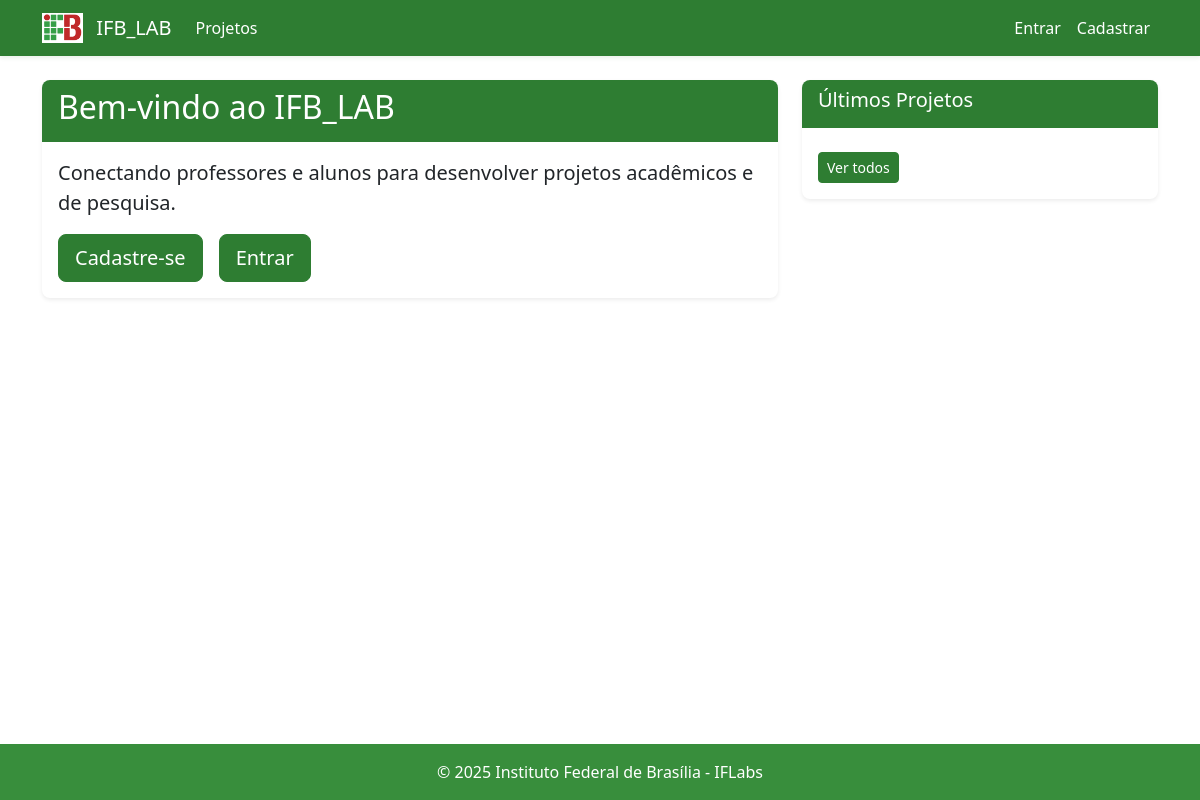
Before: / with the older database file.
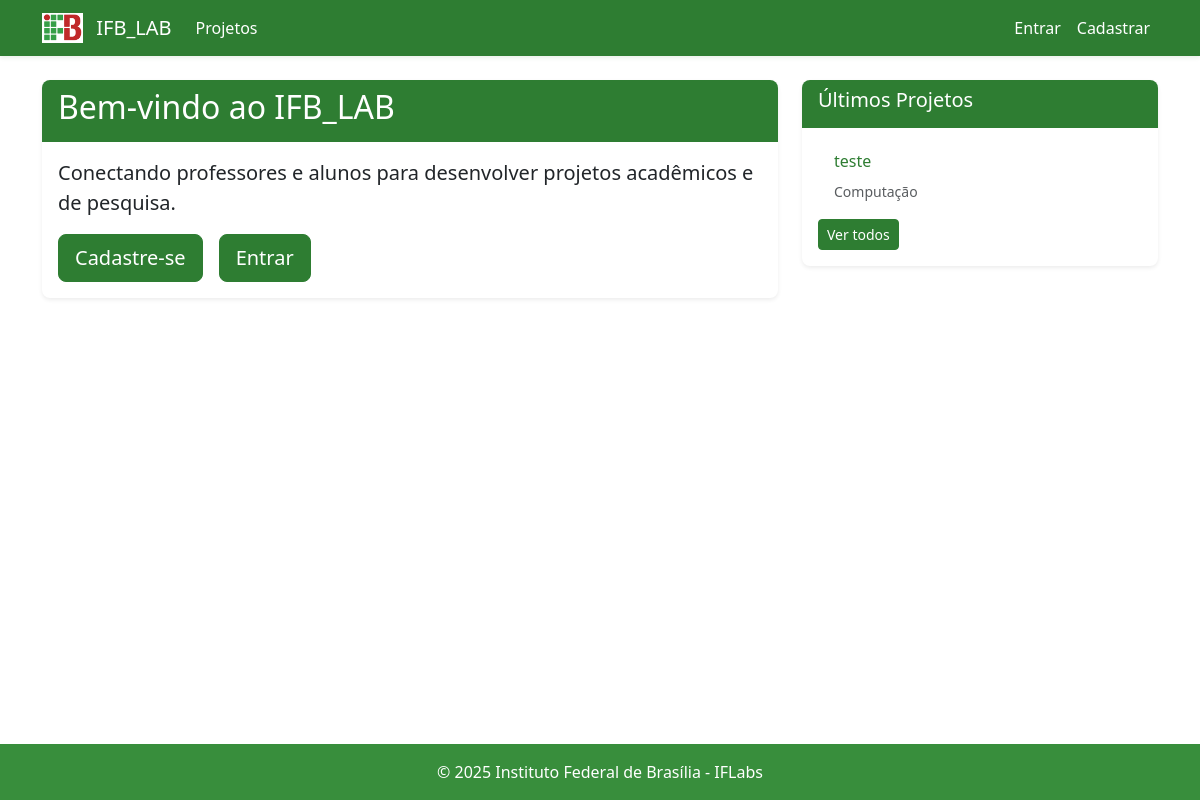
After: the same page with the newer database file.
### src/models.py (models this page shows)
class Projeto(db.Model):
    __tablename__ = 'projeto'
    id = db.Column(db.Integer, primary_key=True)
    titulo = db.Column(db.String(255), nullable=False)
    status = db.Column(db.String(50), nullable=False, default='aberto')
    descricao = db.Column(db.String(2000), nullable=False)
    requisitos = db.Column(db.String(1000), nullable=True)
    tipo_vaga = db.Column(db.String(50), nullable=True)
    area_conhecimento = db.Column(db.String(100), nullable=True)
    user_id = db.Column(db.String(20), db.ForeignKey('professor.matricula'), nullable=False)
    data_criacao = db.Column(db.DateTime, default=db.func.now())
    membros = db.relationship('MembroProjeto', backref='projeto', lazy=True)

### main.py (the view)
@app.route('/')
def index():
    projetos = Projeto.query.filter_by(status='aberto').order_by(
        Projeto.titulo.asc()).limit(5).all()
    return render_template('index.html', projetos=projetos)

### templates/index.html (shortened to what this page needs)
{% extends "base.html" %}
{% block content %}
<div class="row">
    <div class="col-md-8">
        <div class="card mb-4">
            <div class="card-header bg-primary text-white">
                <h2>Bem-vindo ao IFB_LAB</h2>
            </div>
            <div class="card-body">
                <p class="lead">Conectando professores e alunos para desenvolver projetos acadêmicos e de pesquisa.</p>
                {% if not current_user.is_authenticated %}
                <div class="d-grid gap-2 d-md-flex justify-content-md-start">
                    <a href="{{ url_for('register') }}" class="btn btn-primary btn-lg me-md-2">Cadastre-se</a>
                    <a href="{{ url_for('login') }}" class="btn btn-outline-primary btn-lg">Entrar</a>
                </div>
                {% endif %}
            </div>
        </div>
    </div>
    <div class="col-md-4">
        <div class="card">
            <div class="card-header bg-primary text-white">
                <h5>Últimos Projetos</h5>
            </div>
            <div class="card-body">
                <ul class="list-group list-group-flush">
                    {% for projeto in projetos %}
                    <li class="list-group-item">
                        <a href="{{ url_for('detalhes_projeto', id=projeto.id) }}" class="text-decoration-none">
                            <h6>{{ projeto.titulo }}</h6>
                            <small class="text-muted">{{ projeto.area_conhecimento }}</small>
                        </a>
                    </li>
                    {% endfor %}
                </ul>
                <a href="{{ url_for('listar_projetos') }}" class="btn btn-outline-primary btn-sm mt-2">Ver todos</a>
            </div>
        </div>
    </div>
</div>
{% endblock %}

Changed rows visible on the page:
added Projeto: titulo "teste", area_conhecimento "Computação"
